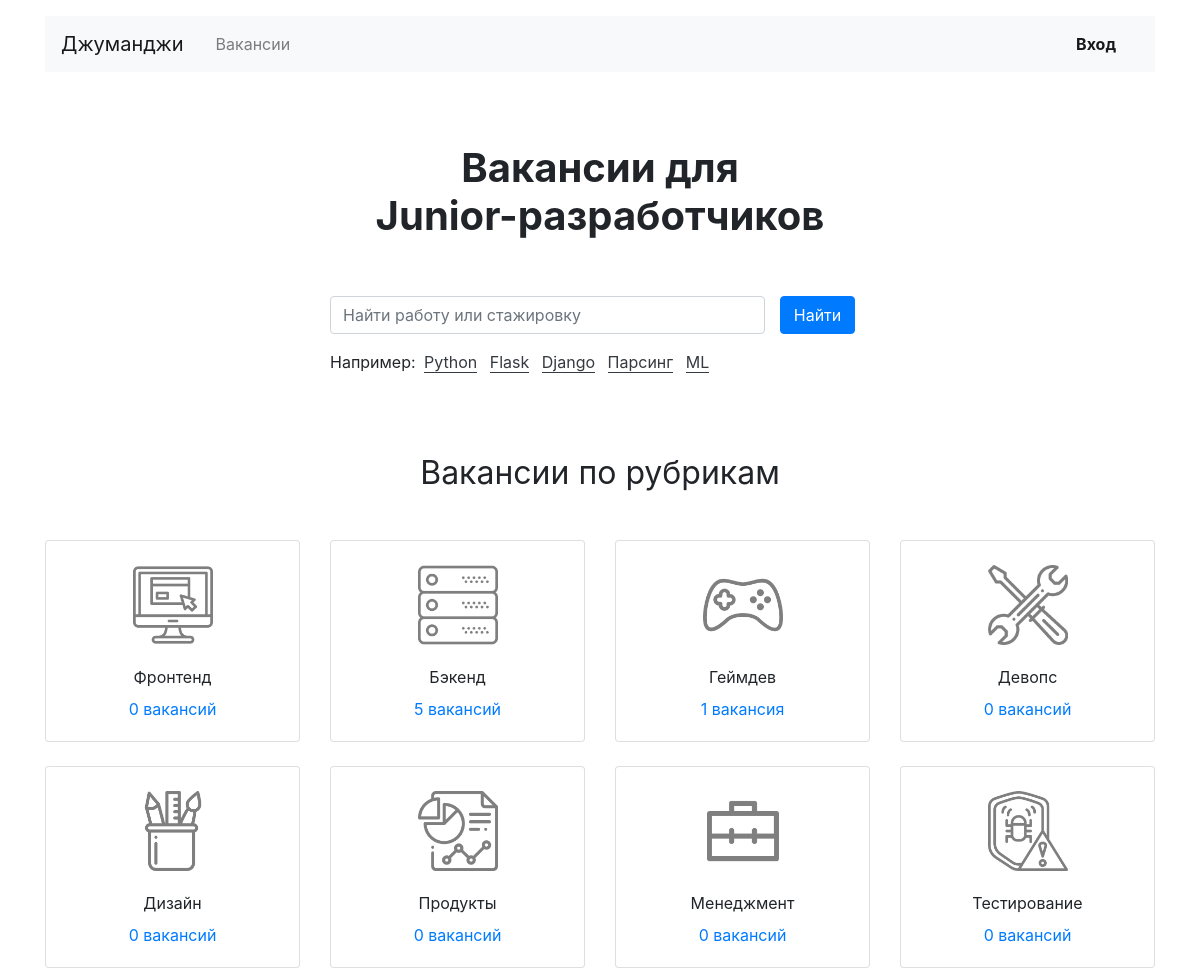
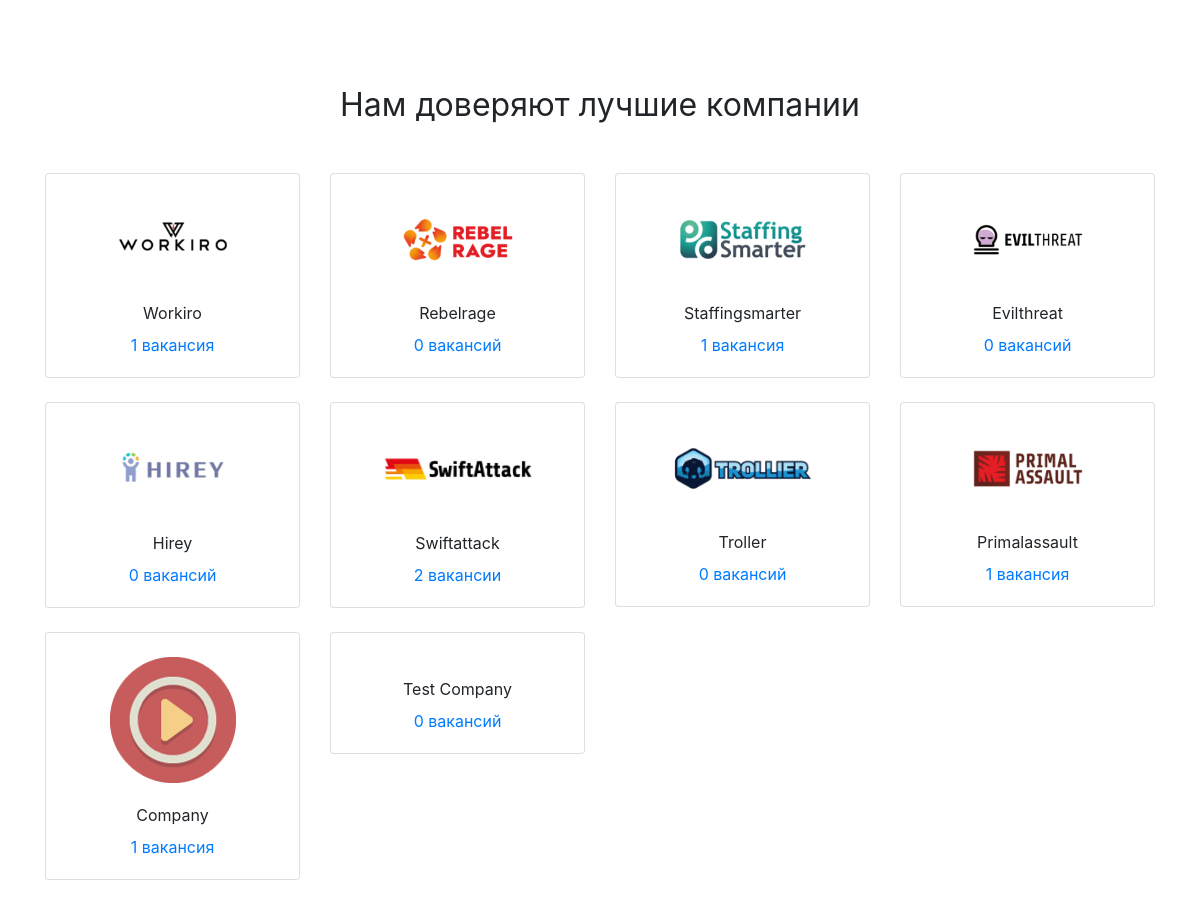
The page / on the database its author committed (2 pictures, top to bottom).
### app_jobsearch/models.py (models this page shows, shortened)
class Specialty(models.Model):
    code = models.CharField(max_length=32)
    title = models.CharField(max_length=128)
    picture = models.ImageField(upload_to=MEDIA_SPECIALITY_IMAGE_DIR)

class Company(models.Model):
    name = models.CharField(max_length=128)
    location = models.CharField(max_length=32)
    logo = models.ImageField(upload_to=MEDIA_COMPANY_IMAGE_DIR, null=True)
    description = models.TextField()
    employee_count = models.IntegerField(default=0)
    owner = models.ForeignKey(User, on_delete=models.CASCADE, related_name='mycompany',
                              default=None, null=True)

### app_jobsearch/views.py (the view)
# urls.py: path('', MainView.as_view(), name='main'),
class MainView(View):
    def get(self, request):
        all_specialties = Specialty.objects.annotate(vacancies_count=Count('vacancies'))
        all_companies = Company.objects.annotate(vacancies_count=Count('vacancies'))
        context = {
            'specialties': all_specialties,
            'companies': all_companies
        }
        return render(request, 'app_jobsearch/index.html', context=context)

### app_jobsearch/templatetags/ru_pluralize.py (called while the page is built)
@register.filter
def ru_pluralize(value, arg='дурак,дурака,дураков'):
    args = arg.split(",")
    number = abs(int(value))
    a = number % 10
    b = number % 100
    if (a == 1) and (b != 11):
        return f'{value} {args[0]}'
    elif (a >= 2) and (a <= 4) and ((b < 10) or (b >= 20)):
        return f'{value} {args[1]}'
    else:
        return f'{value} {args[2]}'

### app_jobsearch/templates/app_jobsearch/index.html (shortened to what this page needs)
{% extends 'app_jobsearch/base.html' %}
{% block main %}
{% load ru_pluralize %}
  <main class="container mt-3">
    <section>
      <h1 class="h1 text-center mx-auto mt-4 py-5"><strong>Вакансии для <br>Junior-разработчиков</strong></h1>
      <div class="row">
        <div class="col-12 col-md-8 col-lg-6 offset-lg-3 offset-md-2">
          <form class="form-inline mb-3">
            <div class="form-group col-8 col-md-10 pl-0">
              <input class="form-control w-100" type="search" placeholder="Найти работу или стажировку" aria-label="Найти работу или стажировку">
            </div>
            <div class="form-group col-4 col-md-2 pl-0">
              <button class="btn btn-primary w-100" type="submit">Найти</button>
            </div>
          </form>
          <p>Например:
            <a href="#" class="text-dark border-bottom border-dark m-1 text-decoration-none">Python</a>
            <a href="#" class="text-dark border-bottom border-dark m-1 text-decoration-none">Flask</a>
            <a href="#" class="text-dark border-bottom border-dark m-1 text-decoration-none">Django</a>
            <a href="#" class="text-dark border-bottom border-dark m-1 text-decoration-none">Парсинг</a>
            <a href="#" class="text-dark border-bottom border-dark m-1 text-decoration-none">ML</a>
          </p>
        </div>
      </div>
    </section>
    <section class="mt-5 pt-3">
      <h2 class="h2 font-weight-normal text-center mb-5">Вакансии по рубрикам</h2>
      <div class="row mb-0">
        {% for specialty in specialties %}
        <div class="col-6 col-md-6 col-lg-3">
          <div class="card pt-4 text-center mb-4">
            <img class="mx-auto d-block" src={{ specialty.picture.url }} width="80" height="80" alt="">
            <div class="card-body">
              <p class="card-text mb-2">{{ specialty.title }}</p>
              <p class="card-text"><a href={% url 'vacancies-by-specialty' specialty.code %}>{{ specialty.vacancies_count|ru_pluralize:"вакансия,вакансии,вакансий" }}</a></p>
            </div>
          </div>
        </div>
        {% endfor %}
      </div>
    </section>
    <section class="my-5 pt-3">
      <h2 class="h2 font-weight-normal text-center mb-5">Нам доверяют лучшие компании</h2>
      <div class="row mb-0">
        {% for company in companies %}
        <div class="col-6 col-md-6 col-lg-3">
          <div class="card pt-4 text-center mb-4">
            <a href={% url 'company' company.id %} style="max-width: 150px;" class="mx-auto d-block">
              <img class="mx-auto d-block mw-100" src={% if company.logo %}{{ company.logo.url }}
                   {% else %}"https://place-hold.it/100x60"{% endif %} alt="">
            </a>
            <div class="card-body">
              <p class="card-text mb-2">{{ company.name|capfirst }}</p>
              <p class="card-text"><a href={% url 'company' company.id %}>{{ company.vacancies_count|ru_pluralize:"вакансия,вакансии,вакансий" }}</a></p>
            </div>
          </div>
        </div>
        {% endfor %}
      </div>
    </section>
  </main>
{% endblock %}

### rows shown on the page
Specialty: picture (picture), title "Фронтенд", vacancies_count|ru_pluralize "0 вакансий"
Specialty: picture (picture), title "Бэкенд", vacancies_count|ru_pluralize "5 вакансий"
Specialty: picture (picture), title "Геймдев", vacancies_count|ru_pluralize "1 вакансия"
Specialty: picture (picture), title "Девопс", vacancies_count|ru_pluralize "0 вакансий"
Specialty: picture (picture), title "Дизайн", vacancies_count|ru_pluralize "0 вакансий"
Specialty: picture (picture), title "Продукты", vacancies_count|ru_pluralize "0 вакансий"
Specialty: picture (picture), title "Менеджмент", vacancies_count|ru_pluralize "0 вакансий"
Specialty: picture (picture), title "Тестирование", vacancies_count|ru_pluralize "0 вакансий"
Company: logo (picture), name "Workiro", vacancies_count|ru_pluralize "1 вакансия"
Company: logo (picture), name "Rebelrage", vacancies_count|ru_pluralize "0 вакансий"
Company: logo (picture), name "Staffingsmarter", vacancies_count|ru_pluralize "1 вакансия"
Company: logo (picture), name "Evilthreat", vacancies_count|ru_pluralize "0 вакансий"
Company: logo (picture), name "Hirey", vacancies_count|ru_pluralize "0 вакансий"
Company: logo (picture), name "Swiftattack", vacancies_count|ru_pluralize "2 вакансии"
Company: logo (picture), name "Troller", vacancies_count|ru_pluralize "0 вакансий"
Company: logo (picture), name "Primalassault", vacancies_count|ru_pluralize "1 вакансия"
Company: logo (picture), name "Company", vacancies_count|ru_pluralize "1 вакансия"
Company: name "Test Company", vacancies_count|ru_pluralize "0 вакансий"
